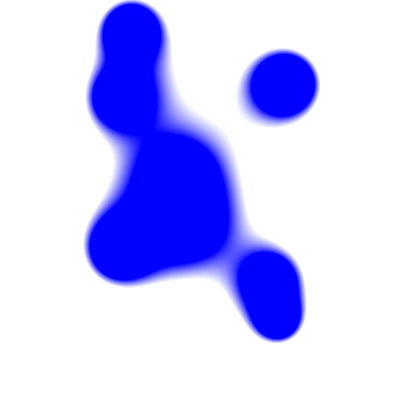
Frame 1 (no input)
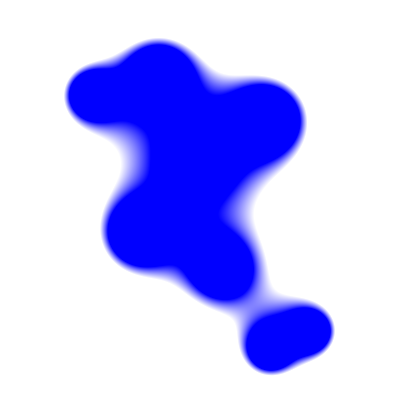
Frame 60 (no input)
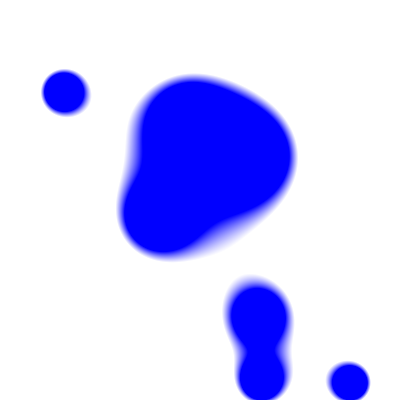
Frame 120 (the mouse pressed at the canvas centre since frame 60)

The p5.js sketch that drew these frames (run headless with seeded random() and noise() and a simulated clock; from frame 60 on, the mouse is pressed at the canvas centre):

// p5.js sketch
// ── sketch.js
const numBalls = 8;
const balls = [];

function setup() {
  createCanvas(400, 400);
  pixelDensity(1);

  for (let i = 0; i < numBalls; i++) {
    balls.push(new Ball(random(0, width), random(0, height), random(80, 180)));
  }
}

function draw() {
  background(0);
  // noLoop();

  loadPixels();
  for (let x = 0; x < width; x++) {
    for (let y = 0; y < height; y++) {
      let c = 0;
      for (let ball of balls) {
        const { x: x0, y: y0, r } = ball;
        c += map(r / dist(x0, y0, x, y), 0.999, 1, 0, 1);
      }
      const pi = (y * width + x) * 4;
      const col = lerp(250, 0, c / 1000);
      pixels[pi + 0] = col;
      pixels[pi + 1] = col;
      pixels[pi + 2] = 255;
      // pixels[pi + 3] = c;
    }
  }
  updatePixels();

  for (let ball of balls) {
    ball.update();
    // ball.draw();
  }
}

class Ball {
  x = 0;
  y = 0;
  r = 0;
  v = createVector();

  constructor(x, y, r) {
    this.x = x;
    this.y = y;
    this.r = r;
    this.v = createVector(random(-1, 1), random(-1, 1));
  }

  update() {
    this.x += this.v.x;
    this.y += this.v.y;

    if (this.x < 0 || this.x > width) {
      this.v.x *= -1;
    }
    if (this.y < 0 || this.y > height) {
      this.v.y *= -1;
    }
  }

  draw() {
    noFill();
    stroke(255, 120);
    circle(this.x, this.y, this.r / 2);
  }
}

// ── style.css
body {
  padding: 0;
  margin: 0;
  background: ghostwhite;
}

main {
  height: 100vh;
  display: flex;
  align-items: center;
  justify-content: center;
}
